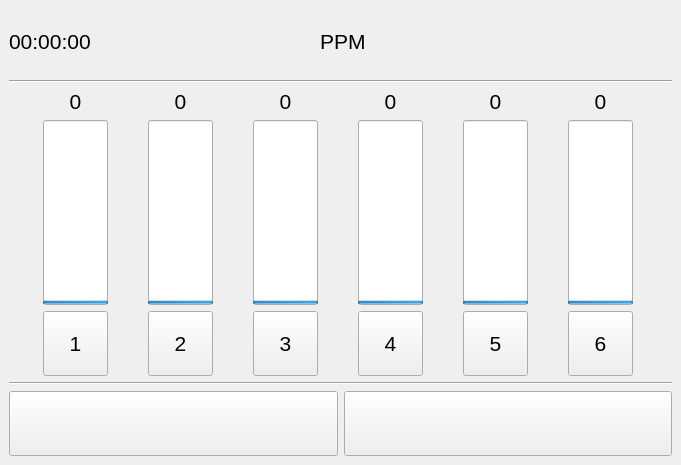
<?xml version="1.0" encoding="UTF-8"?>
<ui version="4.0">
 <class>MainWindow</class>
 <widget class="QMainWindow" name="MainWindow">
  <property name="geometry">
   <rect>
    <x>0</x>
    <y>0</y>
    <width>681</width>
    <height>465</height>
   </rect>
  </property>
  <property name="font">
   <font>
    <pointsize>16</pointsize>
   </font>
  </property>
  <property name="windowTitle">
   <string>MainWindow</string>
  </property>
  <widget class="QWidget" name="centralwidget">
   <layout class="QVBoxLayout" name="verticalLayout">
    <item>
     <layout class="QHBoxLayout" name="horizontalLayout">
      <item>
       <widget class="QLabel" name="lblTime">
        <property name="minimumSize">
         <size>
          <width>100</width>
          <height>65</height>
         </size>
        </property>
        <property name="maximumSize">
         <size>
          <width>100</width>
          <height>65</height>
         </size>
        </property>
        <property name="text">
         <string>00:00:00</string>
        </property>
       </widget>
      </item>
      <item>
       <spacer name="horizontalSpacer">
        <property name="minimumSize">
         <size>
          <width>0</width>
          <height>65</height>
         </size>
        </property>
        <property name="maximumSize">
         <size>
          <width>16777215</width>
          <height>65</height>
         </size>
        </property>
        <property name="orientation">
         <enum>Qt::Horizontal</enum>
        </property>
        <property name="sizeHint" stdset="0">
         <size>
          <width>40</width>
          <height>20</height>
         </size>
        </property>
       </spacer>
      </item>
      <item>
       <widget class="QLabel" name="label">
        <property name="minimumSize">
         <size>
          <width>0</width>
          <height>65</height>
         </size>
        </property>
        <property name="maximumSize">
         <size>
          <width>16777215</width>
          <height>65</height>
         </size>
        </property>
        <property name="text">
         <string>PPM</string>
        </property>
       </widget>
      </item>
      <item>
       <spacer name="horizontalSpacer_2">
        <property name="minimumSize">
         <size>
          <width>0</width>
          <height>65</height>
         </size>
        </property>
        <property name="maximumSize">
         <size>
          <width>16777215</width>
          <height>65</height>
         </size>
        </property>
        <property name="orientation">
         <enum>Qt::Horizontal</enum>
        </property>
        <property name="sizeHint" stdset="0">
         <size>
          <width>40</width>
          <height>20</height>
         </size>
        </property>
       </spacer>
      </item>
      <item>
       <widget class="QLabel" name="label_8">
        <property name="minimumSize">
         <size>
          <width>25</width>
          <height>0</height>
         </size>
        </property>
        <property name="text">
         <string/>
        </property>
       </widget>
      </item>
      <item>
       <widget class="QLabel" name="lblLogo">
        <property name="minimumSize">
         <size>
          <width>65</width>
          <height>65</height>
         </size>
        </property>
        <property name="maximumSize">
         <size>
          <width>65</width>
          <height>65</height>
         </size>
        </property>
        <property name="styleSheet">
         <string notr="true">image: url(:/logo1.png);</string>
        </property>
        <property name="text">
         <string/>
        </property>
       </widget>
      </item>
     </layout>
    </item>
    <item>
     <widget class="Line" name="line">
      <property name="orientation">
       <enum>Qt::Horizontal</enum>
      </property>
     </widget>
    </item>
    <item>
     <layout class="QGridLayout" name="gridLayout">
      <item row="0" column="0">
       <widget class="QLabel" name="label_2">
        <property name="minimumSize">
         <size>
          <width>65</width>
          <height>0</height>
         </size>
        </property>
        <property name="maximumSize">
         <size>
          <width>65</width>
          <height>16777215</height>
         </size>
        </property>
        <property name="text">
         <string>0</string>
        </property>
        <property name="alignment">
         <set>Qt::AlignCenter</set>
        </property>
       </widget>
      </item>
      <item row="1" column="4">
       <widget class="QProgressBar" name="progressBar_5">
        <property name="minimumSize">
         <size>
          <width>65</width>
          <height>0</height>
         </size>
        </property>
        <property name="maximumSize">
         <size>
          <width>65</width>
          <height>16777215</height>
         </size>
        </property>
        <property name="maximum">
         <number>10000</number>
        </property>
        <property name="value">
         <number>24</number>
        </property>
        <property name="alignment">
         <set>Qt::AlignCenter</set>
        </property>
        <property name="textVisible">
         <bool>false</bool>
        </property>
        <property name="orientation">
         <enum>Qt::Vertical</enum>
        </property>
       </widget>
      </item>
      <item row="0" column="3">
       <widget class="QLabel" name="label_5">
        <property name="minimumSize">
         <size>
          <width>65</width>
          <height>0</height>
         </size>
        </property>
        <property name="maximumSize">
         <size>
          <width>65</width>
          <height>16777215</height>
         </size>
        </property>
        <property name="text">
         <string>0</string>
        </property>
        <property name="alignment">
         <set>Qt::AlignCenter</set>
        </property>
       </widget>
      </item>
      <item row="0" column="1">
       <widget class="QLabel" name="label_3">
        <property name="minimumSize">
         <size>
          <width>65</width>
          <height>0</height>
         </size>
        </property>
        <property name="maximumSize">
         <size>
          <width>65</width>
          <height>16777215</height>
         </size>
        </property>
        <property name="text">
         <string>0</string>
        </property>
        <property name="alignment">
         <set>Qt::AlignCenter</set>
        </property>
       </widget>
      </item>
      <item row="0" column="4">
       <widget class="QLabel" name="label_6">
        <property name="minimumSize">
         <size>
          <width>65</width>
          <height>0</height>
         </size>
        </property>
        <property name="maximumSize">
         <size>
          <width>65</width>
          <height>16777215</height>
         </size>
        </property>
        <property name="text">
         <string>0</string>
        </property>
        <property name="alignment">
         <set>Qt::AlignCenter</set>
        </property>
       </widget>
      </item>
      <item row="1" column="1">
       <widget class="QProgressBar" name="progressBar_2">
        <property name="minimumSize">
         <size>
          <width>65</width>
          <height>0</height>
         </size>
        </property>
        <property name="maximumSize">
         <size>
          <width>65</width>
          <height>16777215</height>
         </size>
        </property>
        <property name="maximum">
         <number>10000</number>
        </property>
        <property name="value">
         <number>24</number>
        </property>
        <property name="alignment">
         <set>Qt::AlignCenter</set>
        </property>
        <property name="textVisible">
         <bool>false</bool>
        </property>
        <property name="orientation">
         <enum>Qt::Vertical</enum>
        </property>
       </widget>
      </item>
      <item row="1" column="0">
       <widget class="QProgressBar" name="progressBar">
        <property name="minimumSize">
         <size>
          <width>65</width>
          <height>0</height>
         </size>
        </property>
        <property name="maximumSize">
         <size>
          <width>65</width>
          <height>16777215</height>
         </size>
        </property>
        <property name="maximum">
         <number>10000</number>
        </property>
        <property name="value">
         <number>24</number>
        </property>
        <property name="alignment">
         <set>Qt::AlignCenter</set>
        </property>
        <property name="textVisible">
         <bool>false</bool>
        </property>
        <property name="orientation">
         <enum>Qt::Vertical</enum>
        </property>
       </widget>
      </item>
      <item row="1" column="2">
       <widget class="QProgressBar" name="progressBar_3">
        <property name="minimumSize">
         <size>
          <width>65</width>
          <height>0</height>
         </size>
        </property>
        <property name="maximumSize">
         <size>
          <width>65</width>
          <height>16777215</height>
         </size>
        </property>
        <property name="maximum">
         <number>10000</number>
        </property>
        <property name="value">
         <number>24</number>
        </property>
        <property name="alignment">
         <set>Qt::AlignCenter</set>
        </property>
        <property name="textVisible">
         <bool>false</bool>
        </property>
        <property name="orientation">
         <enum>Qt::Vertical</enum>
        </property>
       </widget>
      </item>
      <item row="1" column="3">
       <widget class="QProgressBar" name="progressBar_4">
        <property name="minimumSize">
         <size>
          <width>65</width>
          <height>0</height>
         </size>
        </property>
        <property name="maximumSize">
         <size>
          <width>65</width>
          <height>16777215</height>
         </size>
        </property>
        <property name="maximum">
         <number>10000</number>
        </property>
        <property name="value">
         <number>24</number>
        </property>
        <property name="alignment">
         <set>Qt::AlignCenter</set>
        </property>
        <property name="textVisible">
         <bool>false</bool>
        </property>
        <property name="orientation">
         <enum>Qt::Vertical</enum>
        </property>
       </widget>
      </item>
      <item row="0" column="2">
       <widget class="QLabel" name="label_4">
        <property name="minimumSize">
         <size>
          <width>65</width>
          <height>0</height>
         </size>
        </property>
        <property name="maximumSize">
         <size>
          <width>65</width>
          <height>16777215</height>
         </size>
        </property>
        <property name="text">
         <string>0</string>
        </property>
        <property name="alignment">
         <set>Qt::AlignCenter</set>
        </property>
       </widget>
      </item>
      <item row="0" column="5">
       <widget class="QLabel" name="label_7">
        <property name="minimumSize">
         <size>
          <width>65</width>
          <height>0</height>
         </size>
        </property>
        <property name="maximumSize">
         <size>
          <width>65</width>
          <height>16777215</height>
         </size>
        </property>
        <property name="text">
         <string>0</string>
        </property>
        <property name="alignment">
         <set>Qt::AlignCenter</set>
        </property>
       </widget>
      </item>
      <item row="1" column="5">
       <widget class="QProgressBar" name="progressBar_6">
        <property name="minimumSize">
         <size>
          <width>65</width>
          <height>0</height>
         </size>
        </property>
        <property name="maximumSize">
         <size>
          <width>65</width>
          <height>16777215</height>
         </size>
        </property>
        <property name="maximum">
         <number>10000</number>
        </property>
        <property name="value">
         <number>24</number>
        </property>
        <property name="alignment">
         <set>Qt::AlignCenter</set>
        </property>
        <property name="textVisible">
         <bool>false</bool>
        </property>
        <property name="orientation">
         <enum>Qt::Vertical</enum>
        </property>
       </widget>
      </item>
      <item row="2" column="0">
       <widget class="QPushButton" name="pushButtonNode1">
        <property name="sizePolicy">
         <sizepolicy hsizetype="Fixed" vsizetype="Fixed">
          <horstretch>0</horstretch>
          <verstretch>0</verstretch>
         </sizepolicy>
        </property>
        <property name="minimumSize">
         <size>
          <width>65</width>
          <height>65</height>
         </size>
        </property>
        <property name="maximumSize">
         <size>
          <width>65</width>
          <height>65</height>
         </size>
        </property>
        <property name="text">
         <string>1</string>
        </property>
       </widget>
      </item>
      <item row="2" column="1">
       <widget class="QPushButton" name="pushButtonNode2">
        <property name="sizePolicy">
         <sizepolicy hsizetype="Fixed" vsizetype="Fixed">
          <horstretch>0</horstretch>
          <verstretch>0</verstretch>
         </sizepolicy>
        </property>
        <property name="minimumSize">
         <size>
          <width>65</width>
          <height>65</height>
         </size>
        </property>
        <property name="maximumSize">
         <size>
          <width>65</width>
          <height>65</height>
         </size>
        </property>
        <property name="text">
         <string>2</string>
        </property>
       </widget>
      </item>
      <item row="2" column="2">
       <widget class="QPushButton" name="pushButtonNode3">
        <property name="sizePolicy">
         <sizepolicy hsizetype="Fixed" vsizetype="Fixed">
          <horstretch>0</horstretch>
          <verstretch>0</verstretch>
         </sizepolicy>
        </property>
        <property name="minimumSize">
         <size>
          <width>65</width>
          <height>65</height>
         </size>
        </property>
        <property name="maximumSize">
         <size>
          <width>65</width>
          <height>65</height>
         </size>
        </property>
        <property name="text">
         <string>3</string>
        </property>
       </widget>
      </item>
      <item row="2" column="3">
       <widget class="QPushButton" name="pushButtonNode4">
        <property name="sizePolicy">
         <sizepolicy hsizetype="Fixed" vsizetype="Fixed">
          <horstretch>0</horstretch>
          <verstretch>0</verstretch>
         </sizepolicy>
        </property>
        <property name="minimumSize">
         <size>
          <width>65</width>
          <height>65</height>
         </size>
        </property>
        <property name="maximumSize">
         <size>
          <width>65</width>
          <height>65</height>
         </size>
        </property>
        <property name="text">
         <string>4</string>
        </property>
       </widget>
      </item>
      <item row="2" column="4">
       <widget class="QPushButton" name="pushButtonNode5">
        <property name="sizePolicy">
         <sizepolicy hsizetype="Fixed" vsizetype="Fixed">
          <horstretch>0</horstretch>
          <verstretch>0</verstretch>
         </sizepolicy>
        </property>
        <property name="minimumSize">
         <size>
          <width>65</width>
          <height>65</height>
         </size>
        </property>
        <property name="maximumSize">
         <size>
          <width>65</width>
          <height>65</height>
         </size>
        </property>
        <property name="text">
         <string>5</string>
        </property>
       </widget>
      </item>
      <item row="2" column="5">
       <widget class="QPushButton" name="pushButtonNode6">
        <property name="sizePolicy">
         <sizepolicy hsizetype="Fixed" vsizetype="Fixed">
          <horstretch>0</horstretch>
          <verstretch>0</verstretch>
         </sizepolicy>
        </property>
        <property name="minimumSize">
         <size>
          <width>65</width>
          <height>65</height>
         </size>
        </property>
        <property name="maximumSize">
         <size>
          <width>65</width>
          <height>65</height>
         </size>
        </property>
        <property name="text">
         <string>6</string>
        </property>
       </widget>
      </item>
     </layout>
    </item>
    <item>
     <widget class="Line" name="line_2">
      <property name="orientation">
       <enum>Qt::Horizontal</enum>
      </property>
     </widget>
    </item>
    <item>
     <layout class="QHBoxLayout" name="horizontalLayout_2">
      <item>
       <widget class="QPushButton" name="btnSetting">
        <property name="minimumSize">
         <size>
          <width>0</width>
          <height>65</height>
         </size>
        </property>
        <property name="maximumSize">
         <size>
          <width>16777215</width>
          <height>65</height>
         </size>
        </property>
        <property name="styleSheet">
         <string notr="true">image: url(:/Setting.png);</string>
        </property>
        <property name="text">
         <string/>
        </property>
       </widget>
      </item>
      <item>
       <widget class="QPushButton" name="btnAbout">
        <property name="minimumSize">
         <size>
          <width>0</width>
          <height>65</height>
         </size>
        </property>
        <property name="maximumSize">
         <size>
          <width>16777215</width>
          <height>65</height>
         </size>
        </property>
        <property name="styleSheet">
         <string notr="true">image: url(:/support.png);</string>
        </property>
        <property name="text">
         <string/>
        </property>
       </widget>
      </item>
     </layout>
    </item>
   </layout>
  </widget>
 </widget>
 <resources/>
 <connections/>
</ui>
